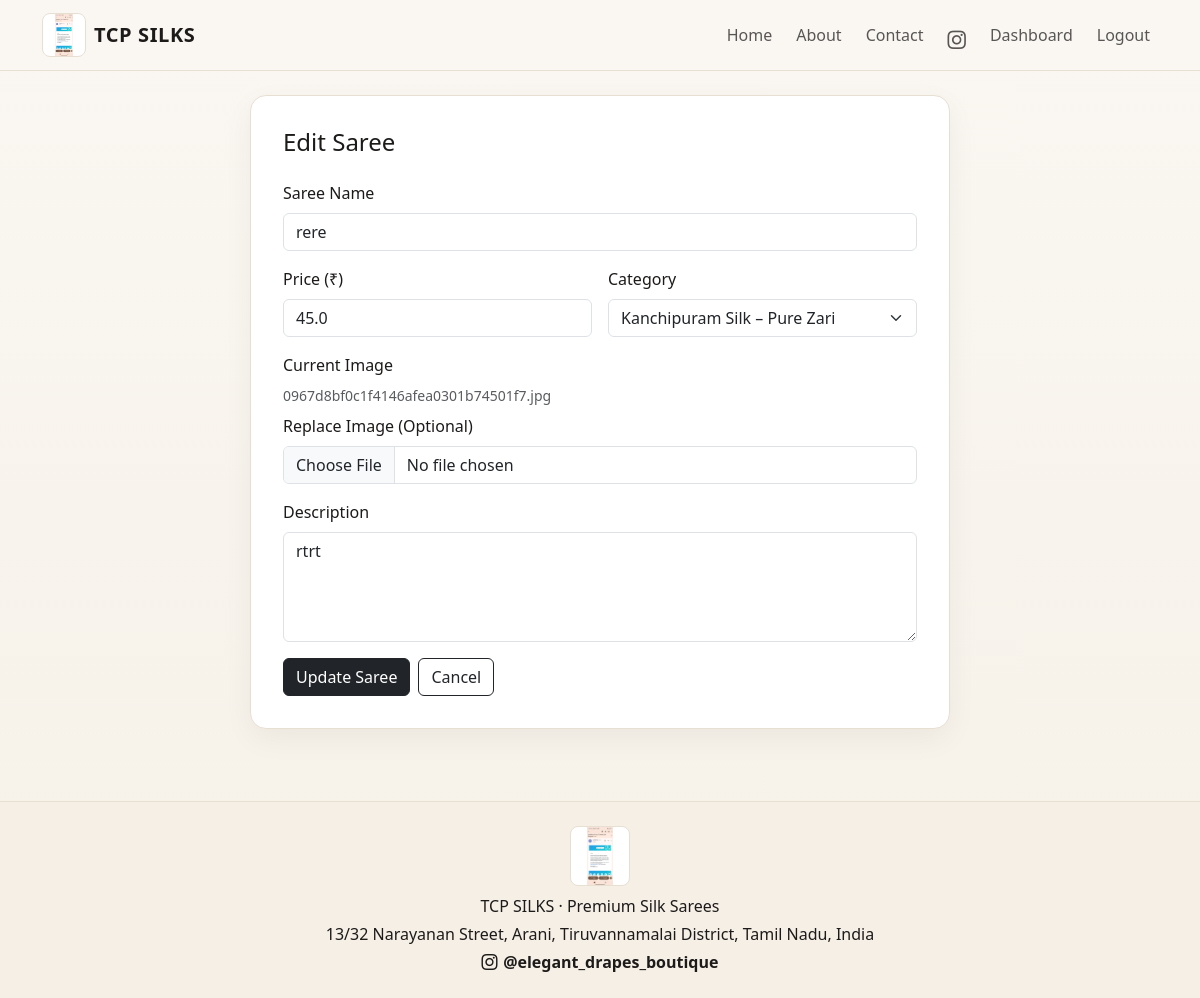
The page /admin/sarees/edit/2 (signed in) on the database its author committed.
### app.py (models this page shows)
class SiteSettings(db.Model):
    id = db.Column(db.Integer, primary_key=True)
    logo_filename = db.Column(db.String(255), nullable=True)

class Saree(db.Model):
    id = db.Column(db.Integer, primary_key=True)
    name = db.Column(db.String(150), nullable=False)
    price = db.Column(db.Float, nullable=False)
    description = db.Column(db.Text, nullable=False)
    image_filename = db.Column(db.String(255), nullable=False)
    category_id = db.Column(db.Integer, db.ForeignKey("category.id"), nullable=False)

class Category(db.Model):
    id = db.Column(db.Integer, primary_key=True)
    name = db.Column(db.String(120), unique=True, nullable=False)
    sarees = db.relationship(
        "Saree",
        backref="category",
        cascade="all, delete-orphan",
        lazy=True,
    )

### app.py (the view, shortened to what this page needs)
@app.route("/admin/sarees/edit/<int:saree_id>", methods=["GET", "POST"])
@admin_login_required
def edit_saree(saree_id):
    saree = Saree.query.get_or_404(saree_id)
    categories = Category.query.order_by(Category.name).all()
    return render_template("edit_saree.html", saree=saree, categories=categories)

### app.py (called while the page is built)
@app.context_processor
def inject_site_settings():
    settings = SiteSettings.query.first()
    return {"site_settings": settings}

def admin_login_required(view_func):
    @wraps(view_func)
    def wrapper(*args, **kwargs):
        if "admin_id" not in session:
            flash("Please log in to continue.", "warning")
            return redirect(url_for("admin_login"))
        return view_func(*args, **kwargs)
    return wrapper

### templates/edit_saree.html (shortened to what this page needs)
{% extends 'base.html' %}
{% block content %}
<section class="container">
    <div class="form-card mx-auto">
        <h1 class="h4 mb-4">Edit Saree</h1>
        <form method="post" enctype="multipart/form-data" class="row g-3">
            <div class="col-12">
                <label class="form-label">Saree Name</label>
                <input type="text" name="name" class="form-control" value="{{ saree.name }}" required>
            </div>
            <div class="col-md-6">
                <label class="form-label">Price (₹)</label>
                <input type="number" step="0.01" min="1" name="price" class="form-control" value="{{ saree.price }}" required>
            </div>
            <div class="col-md-6">
                <label class="form-label">Category</label>
                <select name="category_id" class="form-select" required>
                    {% for category in categories %}
                        <option value="{{ category.id }}" {% if category.id == saree.category_id %}selected{% endif %}>{{ category.name }}</option>
                    {% endfor %}
                </select>
            </div>
            <div class="col-12">
                <label class="form-label">Current Image</label>
                <div class="small text-muted mb-2">{{ saree.image_filename }}</div>
                <label class="form-label">Replace Image (Optional)</label>
                <input type="file" name="image_file" class="form-control" accept=".png,.jpg,.jpeg,.webp,.gif">
            </div>
            <div class="col-12">
                <label class="form-label">Description</label>
                <textarea name="description" rows="4" class="form-control" required>{{ saree.description }}</textarea>
            </div>
            <div class="col-12 d-flex gap-2">
                <button class="btn btn-dark">Update Saree</button>
                <a href="{{ url_for('admin_dashboard') }}" class="btn btn-outline-dark">Cancel</a>
            </div>
        </form>
    </div>
</section>
{% endblock %}

### templates/base.html (shortened to what this page needs)
<!DOCTYPE html>
<html lang="en">
<head>
    <link href="https://cdn.jsdelivr.net/npm/bootstrap@5.3.3/dist/css/bootstrap.min.css" rel="stylesheet">
    <link href="https://cdn.jsdelivr.net/npm/bootstrap-icons@1.11.3/font/bootstrap-icons.min.css" rel="stylesheet">
    <link rel="stylesheet" href="{{ url_for('static', filename='css/style.css') }}">
</head>
<body>
<nav class="navbar navbar-expand-lg boutique-navbar sticky-top">
    <div class="container">
        <a class="navbar-brand d-flex align-items-center gap-2" href="{{ url_for('home') }}">
            {% if site_settings and site_settings.logo_filename %}
                <img class="brand-logo" src="{{ url_for('uploaded_logo_file', filename=site_settings.logo_filename) }}" alt="TCP SILKS logo">
            {% endif %}
            <span>TCP SILKS</span>
        </a>
        <div class="collapse navbar-collapse" id="mainNav">
            <ul class="navbar-nav ms-auto gap-lg-2 align-items-lg-center">
                <li class="nav-item"><a class="nav-link" href="{{ url_for('home') }}">Home</a></li>
                <li class="nav-item"><a class="nav-link" href="{{ url_for('about') }}">About</a></li>
                <li class="nav-item"><a class="nav-link" href="{{ url_for('contact') }}">Contact</a></li>
                <li class="nav-item">
                    <a class="nav-link icon-link" href="https://www.instagram.com/elegant_drapes_boutique/" target="_blank" rel="noopener" aria-label="Instagram">
                        <i class="bi bi-instagram"></i>
                    </a>
                </li>
                {% if session.get('admin_id') %}
                    <li class="nav-item"><a class="nav-link" href="{{ url_for('admin_dashboard') }}">Dashboard</a></li>
                    <li class="nav-item"><a class="nav-link" href="{{ url_for('admin_logout') }}">Logout</a></li>
                {% else %}
                    <li class="nav-item"><a class="nav-link" href="{{ url_for('admin_entry') }}">Admin</a></li>
                {% endif %}
            </ul>
        </div>
    </div>
</nav>
<main class="py-4">
    {% block content %}{% endblock %}
</main>
<footer class="boutique-footer py-4 mt-5">
    <div class="container text-center">
        {% if site_settings and site_settings.logo_filename %}
            <img class="footer-logo mb-2" src="{{ url_for('uploaded_logo_file', filename=site_settings.logo_filename) }}" alt="TCP SILKS logo">
        {% endif %}
        <p class="mb-1">TCP SILKS · Premium Silk Sarees</p>
        <p class="mb-1">13/32 Narayanan Street, Arani, Tiruvannamalai District, Tamil Nadu, India</p>
        <a class="footer-instagram" href="https://www.instagram.com/elegant_drapes_boutique/" target="_blank" rel="noopener">
            <i class="bi bi-instagram"></i> @elegant_drapes_boutique
        </a>
    </div>
</footer>
</body>
</html>

### static/css/style.css (style rules this page uses)
:root { --bg: #faf7f2; --text: #1d1b1a; --muted: #7c7168; --gold: #b48a3a; --card: #ffffff; --border: #e8dfd3; }
body { background: linear-gradient(180deg, #faf7f2 0%, #f6f1e8 100%); color: var(--text); font-family: "Segoe UI", Tahoma, Geneva, Verdana, sans-serif; }
.boutique-navbar { background: rgba(250, 247, 242, 0.95); border-bottom: 1px solid var(--border); backdrop-filter: blur(6px); }
.navbar-brand { font-weight: 700; letter-spacing: 0.03em; color: var(--text); }
.brand-logo, .footer-logo, .dashboard-logo { object-fit: contain; border: 1px solid var(--border); border-radius: 0.5rem; background: #fff; }
.brand-logo { width: 44px; height: 44px; }
.footer-logo { width: 60px; height: 60px; }
.hero-card, .page-card, .auth-card, .form-card, .panel-card, .stat-card, .product-card { background: var(--card); border: 1px solid var(--border); border-radius: 1rem; box-shadow: 0 10px 30px rgba(16, 12, 8, 0.05); }
.page-card, .auth-card, .form-card, .panel-card { padding: 2rem; }
.auth-card, .form-card { max-width: 700px; }
.boutique-footer { border-top: 1px solid var(--border); background: #f5efe6; }
.boutique-footer a { color: var(--text); }
.icon-link { font-size: 1.15rem; }
.footer-instagram { display: inline-flex; align-items: center; gap: 0.35rem; font-weight: 600; text-decoration: none; }

### rows shown on the page
SiteSettings: logo_filename (picture)
Saree: name "rere", price "45.0", category_id "Kanchipuram Silk – Pure Zari", image_filename "0967d8bf0c1f4146afea0301b74501f7.jpg", description "rtrt"
